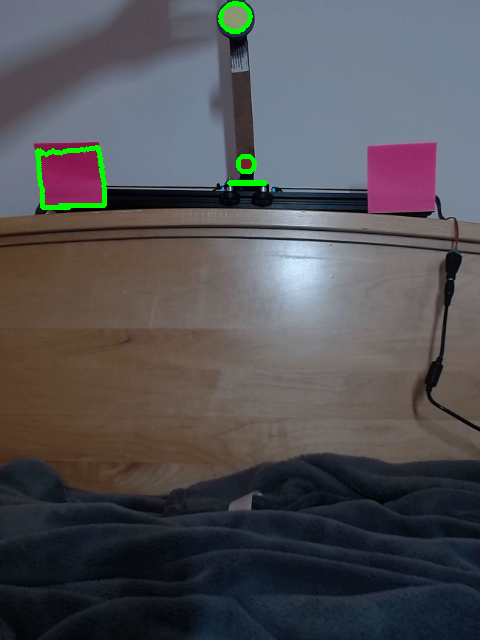
#> input picture python/images/0.png, 480 x 640 px, given in place of the camera
$ python pendulum_test.py
#> lines starting #> are read from the running program, lines starting #| are printed output that depends on the picture; after the words box and inside, x2 and y2 are one past the last pixel; in counts of white or black regions, pixels touching at a corner belong together
#> further down, frame is the input picture: shape (640, 480, 3); mean B, G, R 85.1, 81, 82.1
#> `hsv = cv2.cvtColor(frame, cv2.COLOR_BGR2HSV)`: hsv: shape (640, 480, 3); mean H, S, V 78.1, 79.3, 96.7
### python/marker.py
import cv2
import numpy as np
class Marker:
    def __init__(self, hsv_low, hsv_high, second_low=None, second_high=None):
        self.hsv_low = np.array(hsv_low)
        self.hsv_high = np.array(hsv_high)
        self.hsv_second_low = np.array(second_low) if second_low else None
        self.hsv_second_high = np.array(second_high) if second_high else None
        self.x, self.y, self.c = None, None, None
    def update_position(self, image):
        # self.img = image
        self.mask = cv2.inRange(image, self.hsv_low, self.hsv_high)
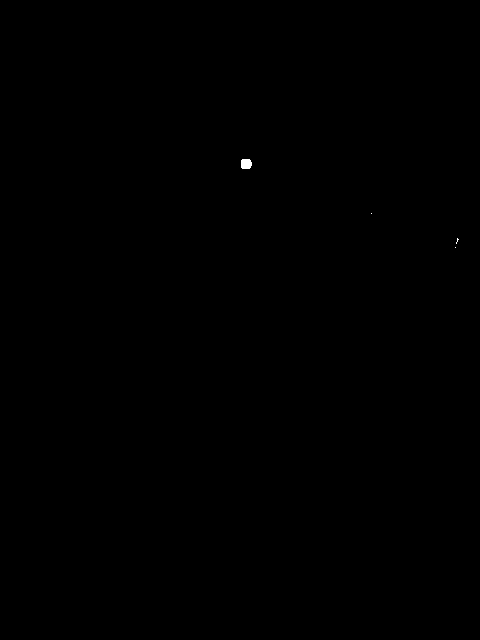
#> self.mask: shape (640, 480); 0.04% white; 4 white regions (3 under 20 px)
        if self.hsv_second_low is not None:
            second_mask = cv2.inRange(image, self.hsv_second_low, self.hsv_second_high)
#> second_mask: shape (640, 480); every value is 0
            self.mask = cv2.bitwise_or(self.mask, second_mask)
        contours, _ = cv2.findContours(self.mask, cv2.RETR_EXTERNAL, cv2.CHAIN_APPROX_NONE)
#> contours = 4 contours, 3 with area under 20; largest, box (x1, y1, x2, y2) and area: (241, 159, 252, 169) 83
        if len(contours) != 0:
            self.c = max(contours, key = cv2.contourArea)
#> self.c = contour of 32 points, box (x1, y1, x2, y2) (241, 159, 252, 169), area 83
            M = cv2.moments(self.c)
#> M = moments, m00 83, centre m10/m00, m01/m00 = (245.7, 163.5)
            if M['m00'] != 0:
                self.x = int(M['m10']/M['m00'])
#> self.x = 245
                self.y = int(M['m01']/M['m00'])
#> self.y = 163
    def pos(self):
        return (self.x, self.y)

### python/pendulum.py
import subprocess
from marker import Marker
import numpy as np
import cv2
import math
import time
def jrk2cmd(*args):
  return subprocess.check_output(['jrk2cmd'] + list(args))
def angle_wrap(angle):
    return (angle + np.pi) % (2 * np.pi) - np.pi
class Pendulum:
    def __init__(self):
        self.slide_marker = Marker([170, 130, 70],[180, 255, 255], second_low=[0, 180, 130], second_high=[5, 255, 255])
        self.joint_0_marker = Marker([40, 30, 100],[70, 255, 255])
        self.joint_1_marker = Marker([90, 150,130],[130, 255,255])
        self.left_end_marker = Marker([150, 70, 130],[170, 255, 255])
        self.right_end_marker = Marker([150, 70, 130],[170, 255, 255])
        self.ENDSTOP_THRESH = 0.2
        self.first_step = True
        self.action_space = np.array([-1, 1])
        self.state_space = np.array([])
        self.current_action = 0

    def update_state(self, image):
        # update marker positions
        self.slide_marker.update_position(image)
        self.joint_0_marker.update_position(image)
#> in update_position (call 2), `self.mask = cv2.inRange(image, self.hsv_low, self.hsv_high)`:
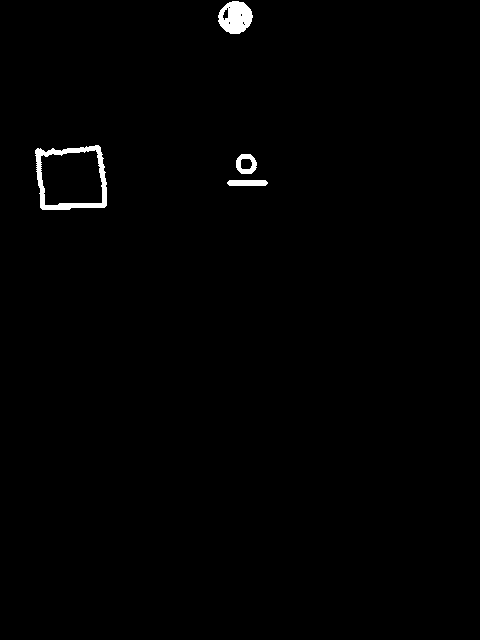
#> self.mask: shape (640, 480); 0.82% white; 4 white regions
#> in update_position (call 2), `contours, _ = cv2.findContours(self.mask, cv2.RETR_EXTERNAL, cv2.CHAIN..`: contours = 4 contours; box (x1, y1, x2, y2) and area: (35, 145, 107, 210) 3959, (218, 1, 253, 34) 828, (236, 154, 257, 174) 318, (227, 180, 268, 186) 192
#> in update_position (call 2), `self.c = max(contours, key = cv2.contourArea)`: self.c = contour of 246 points, box (x1, y1, x2, y2) (35, 145, 107, 210), area 3959
#> in update_position (call 2), `M = cv2.moments(self.c)`: M = moments, m00 3959, centre m10/m00, m01/m00 = (71.13, 178)
#> in update_position (call 2), `self.x = int(M['m10']/M['m00'])`: self.x = 71
#> in update_position (call 2), `self.y = int(M['m01']/M['m00'])`: self.y = 178
        self.joint_1_marker.update_position(image)
#> in update_position (call 3), `self.mask = cv2.inRange(image, self.hsv_low, self.hsv_high)`: self.mask: shape (640, 480); 0.01% white in thin lines or dots, all inside (x1, y1, x2, y2) = (221, 187, 275, 192)
#> in update_position (call 3), `contours, _ = cv2.findContours(self.mask, cv2.RETR_EXTERNAL, cv2.CHAIN..`: contours = 2 contours, all with area under 20
        left_blocked = cv2.rectangle(image.copy(), (0,0), (int(image.shape[1]/2), image.shape[0]), (0,0,0), -1)
#> left_blocked: shape (640, 480, 3); mean H, S, V 42.1, 35.5, 52.6
        right_blocked = cv2.rectangle(image.copy(), (int(image.shape[1]/2), 0), (image.shape[1], image.shape[0]), (0,0,0), -1)
#> right_blocked: shape (640, 480, 3); mean H, S, V 35.9, 43.6, 43.9
        self.right_end_marker.update_position(left_blocked)
#> in update_position (call 4), `self.mask = cv2.inRange(image, self.hsv_low, self.hsv_high)`:
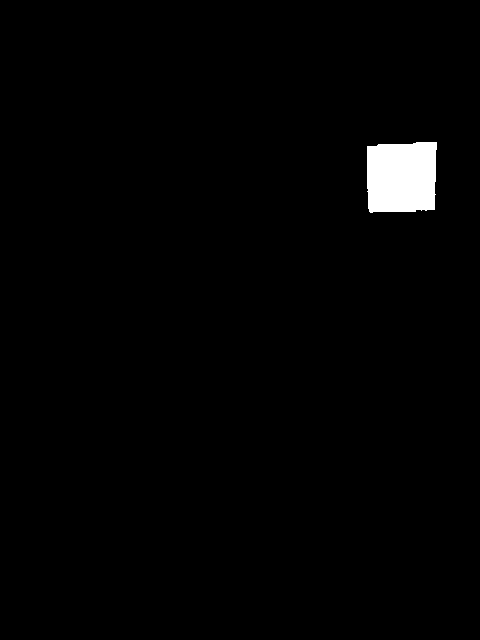
#> self.mask: shape (640, 480); 1.5% white; 1 white region
#> in update_position (call 4), `contours, _ = cv2.findContours(self.mask, cv2.RETR_EXTERNAL, cv2.CHAIN..`: contours = 1 contour; box (x1, y1, x2, y2) and area: (367, 142, 437, 213) 4502
#> in update_position (call 4), `self.c = max(contours, key = cv2.contourArea)`: self.c = contour of 267 points, box (x1, y1, x2, y2) (367, 142, 437, 213), area 4502
#> in update_position (call 4), `M = cv2.moments(self.c)`: M = moments, m00 4501.5, centre m10/m00, m01/m00 = (401.2, 176.8)
#> in update_position (call 4), `self.x = int(M['m10']/M['m00'])`: self.x = 401
#> in update_position (call 4), `self.y = int(M['m01']/M['m00'])`: self.y = 176
        self.left_end_marker.update_position(right_blocked)
#> in update_position (call 5), `self.mask = cv2.inRange(image, self.hsv_low, self.hsv_high)`:
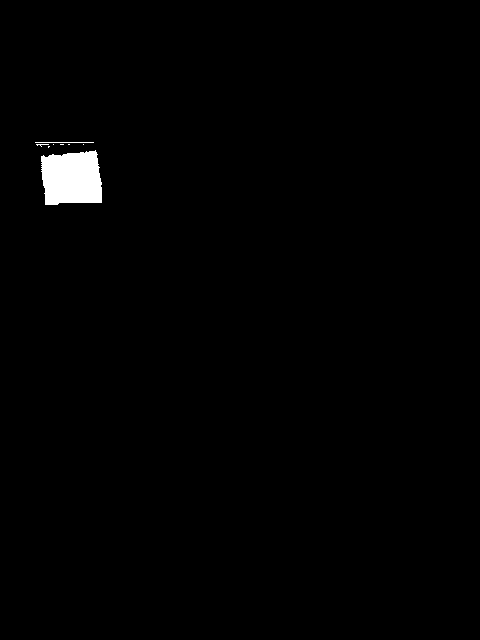
#> self.mask: shape (640, 480); 0.96% white; 8 white regions (6 under 20 px)
#> in update_position (call 5), `contours, _ = cv2.findContours(self.mask, cv2.RETR_EXTERNAL, cv2.CHAIN..`: contours = 8 contours, 7 with area under 20; largest, box (x1, y1, x2, y2) and area: (41, 150, 102, 205) 2758
#> in update_position (call 5), `self.c = max(contours, key = cv2.contourArea)`: self.c = contour of 210 points, box (x1, y1, x2, y2) (41, 150, 102, 205), area 2758
#> in update_position (call 5), `M = cv2.moments(self.c)`: M = moments, m00 2758, centre m10/m00, m01/m00 = (71.36, 178)
#> in update_position (call 5), `self.x = int(M['m10']/M['m00'])`: self.x = 71
#> in update_position (call 5), `self.y = int(M['m01']/M['m00'])`: self.y = 178
        img_wait = False
        for marker in [self.slide_marker, self.joint_0_marker,self.joint_1_marker, self.right_end_marker, self.left_end_marker]:
            if marker.x is None:
                img_wait = True
        # calculate pendulum state
        if not img_wait:
            if self.first_step:
                self.first_step = False
                self.update_positions()
                self.slide_pos_dot, self.arm_0_theta_dot, self.arm_1_theta_dot = 0, 0, 0 # on first step all velocities are 0
            else:
                slide_pos_prev, arm_0_theta_prev, arm_1_theta_prev = self.slide_pos, self.arm_0_theta, self. arm_1_theta # store prev positions
                self.update_positions()
                time_diff = time.perf_counter() - self.time_prev
                self.slide_pos_dot = (self.slide_pos - slide_pos_prev) / time_diff
                self.arm_0_theta_dot = (self.arm_0_theta - arm_0_theta_prev) / time_diff
                self.arm_1_theta_dot = (self.arm_1_theta - arm_1_theta_prev) / time_diff
                if self.current_action != 0 and (self.is_near_left_end_stop() or self.is_near_left_end_stop()):
                    self.set_motor(0)
        self.time_prev = time.perf_counter()

    def update_positions(self):
        self.slide_pos = np.linalg.norm(self.slide_marker.x - self.left_end_marker.x)/np.linalg.norm(self.right_end_marker.x - self.left_end_marker.x)-0.5
        self.arm_0_theta = angle_wrap(math.atan2(self.joint_0_marker.y-self.slide_marker.y, self.joint_0_marker.x-self.slide_marker.x) + np.pi/2)
        self.arm_1_theta = angle_wrap(math.atan2(self.joint_1_marker.y-self.joint_0_marker.y, self.joint_1_marker.x-self.joint_0_marker.x) + np.pi/2)

    def state(self):
        return (self.slide_pos, self.arm_0_theta, self.arm_1_theta, self.slide_pos_dot, self.arm_0_theta_dot, self.arm_1_theta_dot) if not self.first_step else None
    # [8 lines left out: function reward, not called in this run]

    def formatted_state(self):
        if self.state():
            return f"""x = {self.slide_pos}
theta_0 = {self.arm_0_theta}
theta_1 = {self.arm_1_theta}
x_dot = {self.slide_pos_dot}
theta_0_dot = {self.arm_0_theta_dot}
theta_1_dot = {self.arm_0_theta_dot}
is_at_edge = L: {self.is_near_left_end_stop()} R: {self.is_near_right_end_stop()}
current_power= {self.current_action}
"""
        else:
            return None
    def is_near_left_end_stop(self):
        return  0.5 + self.slide_pos < self.ENDSTOP_THRESH
    def is_near_right_end_stop(self):
        return 0.5 - self.slide_pos < self.ENDSTOP_THRESH
    # [10 lines left out: function set_motor, not called in this run]

### python/pendulum_test.py
from pendulum import Pendulum
import cv2
import numpy as np
vid = cv2.VideoCapture(0)

pendulum = Pendulum()


while(True):

    ret, frame = vid.read()
    hsv = cv2.cvtColor(frame, cv2.COLOR_BGR2HSV)
    pendulum.update_state(hsv)
    cv2.imshow('marker mask 0', pendulum.left_end_marker.mask)
    # cv2.imshow('marker mask 1', marker_1.mask)
    # cv2.imshow('marker mask 2', marker_2.mask)
    # cv2.imshow('marker mask end', marker_end.mask)
    for c in [pendulum.slide_marker.c, pendulum.joint_0_marker.c, pendulum.joint_1_marker.c, pendulum.left_end_marker.c, pendulum.right_end_marker.c]:
        if c is not None:
            cv2.drawContours(frame, c, -1, (0,255,0), 3)
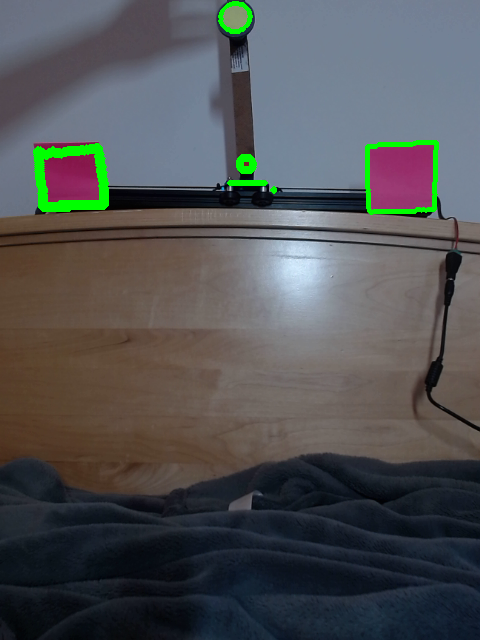
#> frame: shape (640, 480, 3); 0.83% of pixels changed, all inside (x1, y1, x2, y2) = (33, 140, 439, 215)
    cv2.imshow('frame', frame)


    print(pendulum.formatted_state(), end='\r')
    if cv2.waitKey(1) & 0xFF == ord('q'):
#> (key q is pressed here)
        break

vid.release()
cv2.destroyAllWindows()

$ run again, on python/images/101.png
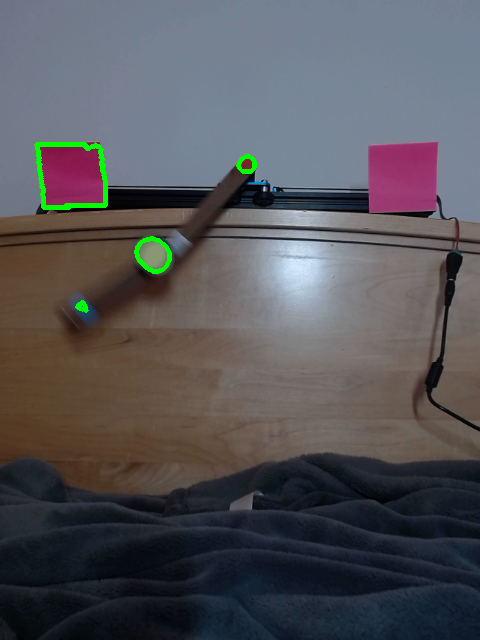
#> input picture python/images/101.png, 480 x 640 px, given in place of the camera
#> frame is the input picture: shape (640, 480, 3); mean B, G, R 88.7, 84.4, 85.1
#> hsv: shape (640, 480, 3); mean H, S, V 77.1, 79.2, 100.5
#> self.mask: shape (640, 480); 0.04% white; 4 white regions (3 under 20 px)
#> second_mask: shape (640, 480); every value is 0
#> contours = 4 contours, 3 with area under 20; largest, box (x1, y1, x2, y2) and area: (241, 159, 252, 169) 77
#> self.c = contour of 30 points, box (x1, y1, x2, y2) (241, 159, 252, 169), area 77
#> M = moments, m00 77, centre m10/m00, m01/m00 = (246.4, 163.8)
#> self.x = 246
#> self.y = 163
#> in update_position (call 2), `self.mask = cv2.inRange(image, self.hsv_low, self.hsv_high)`:
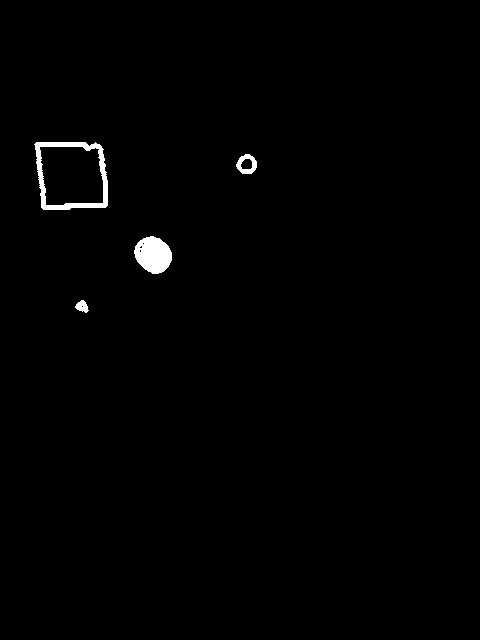
#> self.mask: shape (640, 480); 0.86% white; 4 white regions
#> contours = 4 contours; box (x1, y1, x2, y2) and area: (34, 142, 108, 210) 4368, (134, 236, 172, 274) 1010, (236, 154, 257, 174) 291, (75, 300, 89, 313) 96
#> self.c = contour of 255 points, box (x1, y1, x2, y2) (34, 142, 108, 210), area 4368
#> M = moments, m00 4367.5, centre m10/m00, m01/m00 = (71.23, 175.1)
#> self.x = 71
#> self.y = 175
#> self.mask: shape (640, 480); 0.01% white in thin lines or dots, all inside (x1, y1, x2, y2) = (248, 182, 276, 192)
#> contours = 2 contours, all with area under 20
#> left_blocked: shape (640, 480, 3); mean H, S, V 42, 34.6, 53.2
#> right_blocked: shape (640, 480, 3); mean H, S, V 34.9, 44.4, 47
#> self.mask: shape (640, 480); 1.5% white; 1 white region
#> contours = 1 contour; box (x1, y1, x2, y2) and area: (368, 142, 438, 212) 4520
#> self.mask: shape (640, 480); 1.1% white; 4 white regions (3 under 20 px)
#> contours = 4 contours, 3 with area under 20; largest, box (x1, y1, x2, y2) and area: (40, 147, 103, 205) 3098
#> after the loop `for c in [pendulum.slide_marker.c, pendulum.joint_0_marker.c, pendulum..`:
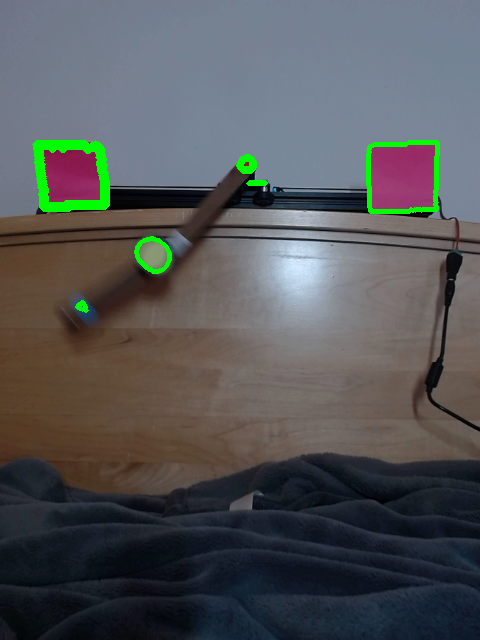
#> frame: shape (640, 480, 3); 0.88% of pixels changed, all inside (x1, y1, x2, y2) = (32, 140, 440, 214)
